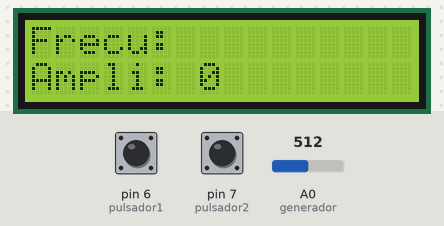
A sketch run on a simulated Arduino Uno, built with avr-gcc and run on an emulated ATmega328P. Parts: 16×2 character LCD. The inputs (shaded band) are chosen by the test bench; at power-on: pin 6 (pulsador1) LOW, A0 (generador) = 512, pin 7 (pulsador2) LOW. What the sketch prints to the serial monitor is not drawn.

Above: at 1.2 s.
1.3 s: pin 6 (pulsador1) pulled HIGH for 0.15 s
3.2 s: A0 (generador) set to 716
At 4.4 s:
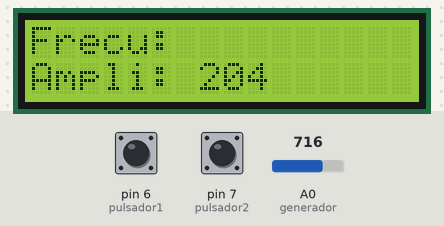
4.7 s: A0 (generador) set to 900
At 5.3 s:
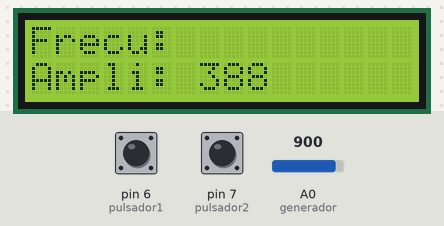
6.2 s: pin 7 (pulsador2) pulled HIGH for 0.15 s
8.2 s: pin 6 (pulsador1) driven HIGH and pin 7 (pulsador2) driven HIGH
11.2 s: A0 (generador) set to 986
At 11.8 s:
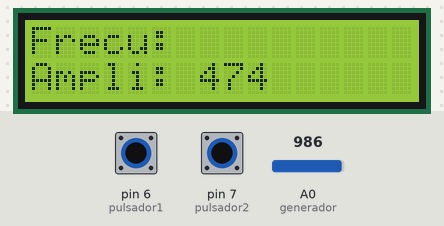
12.7 s: A0 (generador) set to 1009
At 14.0 s:
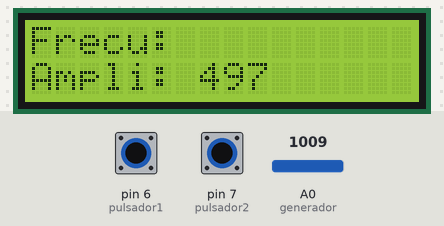
Timing chart, 0 to 15.2 s (numbered marks = the images above; inputs shaded):
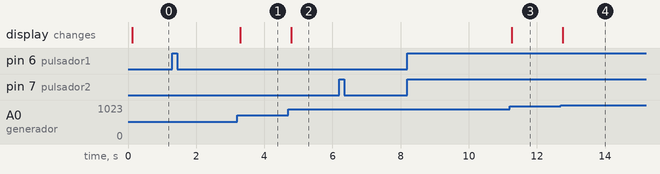

Measured:
- after the input at 1.3 s, every drawn part: stays the same
- after the input at 3.2 s, the display: changes after 0.10 s (image 1)
- after the input at 4.7 s, the display: changes after 0.09 s (image 2)
- after the input at 6.2 s, every drawn part: stays the same
- after the input at 8.2 s, every drawn part: stays the same
- after the input at 11.2 s, the display: changes after 0.06 s (image 3)
- after the input at 12.7 s, the display: changes after 0.06 s (image 4)

The sketch:

reto1.ino
```cpp
#include <LiquidCrystal.h>

// Define los pines según tu conexión
const int rs = 12;      // Sección de Registro (RS)
const int enable = 11;  // Activar (Enable)
const int d4 = 5;       // Pin DB4
const int d5 = 4;       // Pin DB5
const int d6 = 3;       // Pin DB6
const int d7 = 2;       // Pin DB7
int generador = A0;
int pulsador1 = 6;
int pulsador2 = 7;

// Variable booleana para saber el estado de los pulsadores
bool mostrarDatos = false;

int *arreglo = nullptr;
int tamArreglo = 0;
int capacidad = 10;  // Inicializar capacidad del arreglo

// Inicializa el objeto lcd con los pines definidos
LiquidCrystal lcd(rs, enable, d4, d5, d6, d7);

void setup() {
    pinMode(pulsador1, INPUT);
    pinMode(pulsador2, INPUT);

    lcd.begin(16, 2);          // Inicializa una pantalla LCD de 16x2
    lcd.print("Hola Mundo!");  // Muestra "Hola Mundo!" en la LCD
    Serial.begin(9600);

    // Inicializa el arreglo
    arreglo = new int[capacidad];
}

void loop() {
    // Lee los estados de los pulsadores
    int estadoPulsador1 = digitalRead(pulsador1);
    int estadoPulsador2 = digitalRead(pulsador2);

    // Activar y desactivar la bandera para mostrar datos
    if (estadoPulsador1 == HIGH) {
        mostrarDatos = true;

    } else if (estadoPulsador2 == HIGH) {
        mostrarDatos = false;
    }

    // Llamamos a la función para manejar el almacenamiento de datos
    manejarDatos();


    // Espera un poco para no llenar el buffer serial demasiado rápido
    delay(50);
    mostrar();

    // Llamamos a la funcion para manejar las senales
    analizarFuncion();
}

void manejarDatos() {
    if (mostrarDatos) {
        int valorGenerador = analogRead(generador);

        // Expandir el arreglo si es necesario
        if (tamArreglo >= capacidad) {
            capacidad *= 2;
            int *nuevoArreglo = new int[capacidad];

            // Copiar datos antiguos al nuevo arreglo
            for (int i = 0; i < tamArreglo; i++) {
                nuevoArreglo[i] = arreglo[i];
            }

            // Liberar la memoria antigua
            delete[] arreglo;

            // Actualizar el puntero al nuevo arreglo
            arreglo = nuevoArreglo;
        }

        // Guardar el valor del generador en el arreglo
        arreglo[tamArreglo] = valorGenerador;
        tamArreglo++;

        // Imprimir datos en el puerto serial
        Serial.println(valorGenerador);
    }
}


void cleanup() {
    // Liberar memoria al final del uso
    delete[] arreglo;
}

void mostrar() {
    lcd.clear();
    lcd.setCursor(0, 0);
    // Llamada a la función para calcular frecuencia
    //int frecuencia = calcularFrecuencia(arreglo, tamArreglo);
    // Llamada a la función para calcular la amplitud
    int amplitud = calcularAmplitud(arreglo, tamArreglo);

    // Llamada a la función para determinar el tipo de onda
    //String tipoOnda = identificarOnda(arreglo, tamArreglo);

    // Mostrar los resultados en la pantalla LCD
    lcd.print("Frecu: ");
    //lcd.print(frecuencia);
    lcd.setCursor(0, 1);
    lcd.print("Ampli: ");
    lcd.print(amplitud);

    // Muestra el tipo de onda en el Serial Monitor
    //lcd.setCursor(1,0);
    //lcd.print("Tipo de onda: ");
    //Serial.println(tipoOnda);
}

int calcularAmplitud(int *arreglo, int tamArreglo) {
    int valorMax = arreglo[0];
    int valorMin = arreglo[0];

    for (int i = 1; i < tamArreglo; i++) {
        if (arreglo[i] > valorMax) {
            valorMax = arreglo[i];
        }
        if (arreglo[i] < valorMin) {
            valorMin = arreglo[i];
        }
    }

    // Amplitud es la diferencia entre el valor máximo y el valor mínimo
    int amplitud = valorMax - valorMin;
    return amplitud;
}
//ahora necesitamos sabemos como es la senal, si es triangular, cuadrada o senosoidal

//para la funcion cuadrada, los cambios de valores son muy bruscos,
//mientras que para la triangular son mas suaves

void analizarFuncion() {
    if (mostrarDatos == false) {
        // Variables para identificar la naturaleza de la señal
        bool esCuadrada = true;
        bool esSenoidal = true;
        bool esTriangular = true;

        // Itera sobre los datos recolectados
        for (int i = 1; i < tamArreglo - 1; i++) {
            int diff1 = arreglo[i] - arreglo[i - 1];
            int diff2 = arreglo[i + 1] - arreglo[i];

            // Verifica si es cuadrada (cambios abruptos)
            if (abs(diff1) < 100 || abs(diff2) < 100) {
                esCuadrada = false;
            }

            // Verifica si es senoidal (cambios suaves y continuos)
            if (abs(diff1) > 50 || abs(diff2) > 50) {
                esSenoidal = false;
            }

            // Verifica si es triangular (cambios lineales)
            if (abs(diff1) != abs(diff2)) {
                esTriangular = false;
            }
        }

        // Mostrar el resultado en el puerto serial
        if (esCuadrada) {
            Serial.println("La senal es cuadrada.");
        } else if (esSenoidal) {
            Serial.println("La senal es senoidal.");
        } else if (esTriangular) {
            Serial.println("La senal es triangular.");
        } else {
            Serial.println("No se pudo determinar el tipo de senal.");
        }
    }
}
/*
frecuencia cuando es cuadrada hipotesis
int valorAnterior = 0;
int valorActual = 0;
unsigned long tiempoInicio = 0;
int contadorCambios = 0;
float frecuencia = 0;

void setup() {
  Serial.begin(9600);
  tiempoInicio = millis();  // Inicializa el tiempo
}

void loop() {
  // Leer el valor actual de la señal
  valorActual = analogRead(pinGenerador);

  // Detectar cambios de estado (para ondas cuadradas)
  if ((valorAnterior < 512 && valorActual >= 512) || (valorAnterior >= 512 && valorActual < 512)) {
    contadorCambios++;
  }

  // Cada segundo, calcular la frecuencia
  if (millis() - tiempoInicio >= 1000) {
    frecuencia = contadorCambios / 2.0;  // Cada cambio equivale a medio ciclo de la onda cuadrada
    Serial.print("Frecuencia de onda cuadrada (Hz): ");
    Serial.println(frecuencia);

    // Reiniciar variables para el siguiente segundo
    tiempoInicio = millis();
    contadorCambios = 0;
  }

  valorAnterior = valorActual;
}
*/
```
